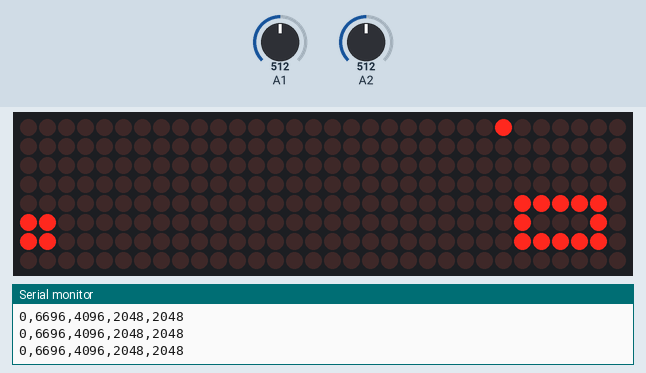
A sketch run on a simulated Arduino Zero (SAMD21). Shown: 32×8 LED matrix, the last lines printed to the serial monitor. The inputs (shaded band) are chosen by the test bench; at power-on: A1 = 512, A2 = 512 (analog values on the 0–1023 scale). Random numbers use the default seed unless the sketch sets one.

Above: at 1.7 s.
1.8 s: A1 set to 772
At 2.17 s:
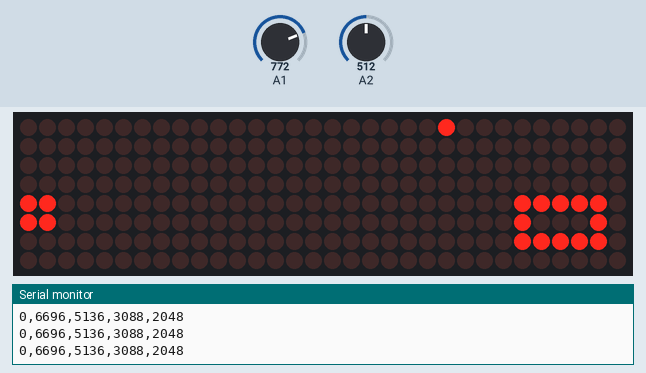
At 2.66 s:
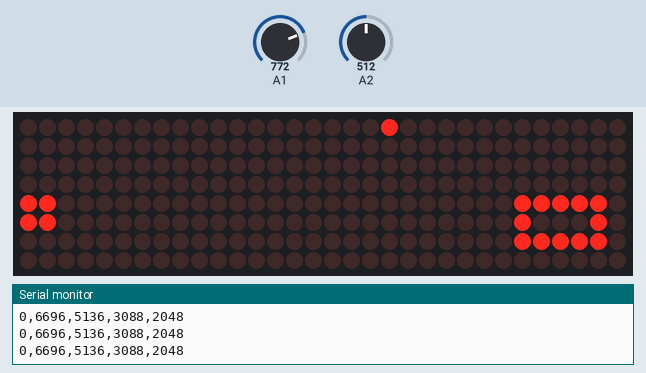
3.7 s: A1 set to 799
At 7.0 s:
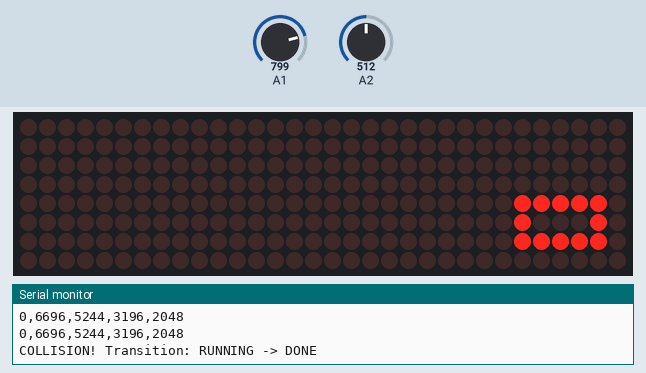

Measured:
- the behaviour switches between 782 and 783 on A1 (found by bisection; images 2 and 3)

The sketch:

Physical-Spaceship-Arcade.ino
```cpp
#include <MD_MAX72xx.h> // https://github.com/MajicDesigns/MD_MAX72XX
#include <SPI.h>

#define HARDWARE_TYPE MD_MAX72XX::FC16_HW
#define DEFAULT_BRIGHTNESS 8 // 0-15
#define MAX_DEVICES 4

#define CLK_PIN   7  // or SCK
#define DATA_PIN  11  // or MOSI
#define CS_PIN    12  // or SS

#define HALL_SENSOR_1 1
#define HALL_SENSOR_2 2

#define WAITING_MIN 5000
#define WAITING_MAX 5500

#define MAX_ASTEROIDS 10
#define TOTAL_COLUMNS (MAX_DEVICES * 8)


MD_MAX72XX mx = MD_MAX72XX(HARDWARE_TYPE, CS_PIN, MAX_DEVICES);

enum State {
  INACTIVE,
  WAITING,
  RUNNING,
  DONE
};

State currentState = WAITING;
uint8_t score = 0;   // 0–99
uint8_t highscore = 0;   // 0–99

// For pulsating effect
unsigned long lastPulseUpdate = 0;
int pulsePhase = 0;
const int pulseDuration = 80; // milliseconds per phase

// Asteroid structure
struct Asteroid {
  float col;      // Column position (0-31)
  int row;      // Row position (0-7)
  float speed;  // Speed in columns per frame
  bool active;  // Is this asteroid active
};

Asteroid asteroids[MAX_ASTEROIDS];
unsigned long lastAsteroidUpdate = 0;
unsigned long lastSpawnTime = 0;
const int asteroidUpdateInterval = 50; // milliseconds
const int minSpawnInterval = 800;      // milliseconds
const int maxSpawnInterval = 2000;     // milliseconds
int nextSpawnInterval = 1000;

// Explosion animation
const int EXPLOSION_FRAMES = 20;
const float EXPLOSION_MAX_RADIUS = 6.5;
int explosionFrame = 0;
unsigned long explosionStartTime = 0;
int explosionRow = 0;
const int explosionDuration = 1500; // milliseconds for full explosion

const uint8_t digitFont[10][5] = { // rotated clockwise
  {0b111, 0b101, 0b101, 0b101, 0b111}, // 0
  {0b001, 0b001, 0b001, 0b001, 0b001}, // 1
  {0b111, 0b001, 0b111, 0b100, 0b111}, // 2
  {0b111, 0b001, 0b011, 0b001, 0b111}, // 3
  {0b101, 0b101, 0b111, 0b001, 0b001}, // 4
  {0b111, 0b100, 0b111, 0b001, 0b111}, // 5
  {0b111, 0b100, 0b111, 0b101, 0b111}, // 6
  {0b111, 0b001, 0b001, 0b001, 0b001}, // 7
  {0b111, 0b101, 0b111, 0b101, 0b111}, // 8
  {0b111, 0b101, 0b111, 0b001, 0b111} //  9
};

const int lut[] = {
  3000,
  3950,
  4930,
  5180,
  5340,
  5580,
  6110,
  6600
};

int linearize(int adc) {
  for (int i = 0; i < 7; i++) {
    if (adc < lut[i+1]) {
      return i;
    }
  }
  return 6;
}

void drawPulsatingColumns() {
  // Create pulsating brightness effect
  unsigned long currentTime = millis();
  if (currentTime - lastPulseUpdate >= pulseDuration) {
    pulsePhase = (pulsePhase + 1) % 11; // 0-15 for smooth pulse
    lastPulseUpdate = currentTime;
  }

  // Calculate brightness (pulse up and down, range 0-8)
  int brightness = pulsePhase < 5 ? pulsePhase : 10 - pulsePhase;

  // Set LED intensity for pulsing effect
  mx.control(MD_MAX72XX::INTENSITY, brightness);

  int LAST_COL = MAX_DEVICES * 8 - 1;

  // Draw two downward chevrons (pointing right when matrix is horizontal)
  // First chevron (full width, 8 rows)
  mx.setColumn(LAST_COL - 7, 0b10000001); // Top and bottom
  mx.setColumn(LAST_COL - 6, 0b01000010); //
  mx.setColumn(LAST_COL - 5, 0b00100100); //
  mx.setColumn(LAST_COL - 4, 0b00011000); // Middle (point)

  // Second chevron
  mx.setColumn(LAST_COL - 12, 0b10000001);
  mx.setColumn(LAST_COL - 11, 0b01000010);
  mx.setColumn(LAST_COL - 10, 0b00100100);
  mx.setColumn(LAST_COL -  9, 0b00011000);

  // Draw full columns (all 8 LEDs on) at the end
  mx.setColumn(LAST_COL, 0xFF);
  mx.setColumn(LAST_COL - 1, 0xFF);
}

void initAsteroids() {
  for (int i = 0; i < MAX_ASTEROIDS; i++) {
    asteroids[i].active = false;
  }
}

void spawnAsteroid() {
  // Find an inactive asteroid slot
  for (int i = 0; i < MAX_ASTEROIDS; i++) {
    if (!asteroids[i].active) {
      asteroids[i].col = 6; // Start at left edge
      asteroids[i].row = random(0, 8); // Random row
      asteroids[i].speed = random(1, 24) / 10.0; // Speed between 0.1 and 2.4 columns/frame
      asteroids[i].active = true;
      break;
    }
  }

  // Set next spawn time randomly
  nextSpawnInterval = random(minSpawnInterval, maxSpawnInterval);
}

void updateAsteroids() {
  for (int i = 0; i < MAX_ASTEROIDS; i++) {
    if (asteroids[i].active) {
      asteroids[i].col += asteroids[i].speed;

      // Deactivate if it goes off screen
      if (asteroids[i].col >= TOTAL_COLUMNS) {
        asteroids[i].active = false;
        // Add to score
        if (currentState == RUNNING && score < 99) {
          score++;
        }
      }
    }
  }
}

void drawAsteroids() {
  for (int i = 0; i < MAX_ASTEROIDS; i++) {
    if (asteroids[i].active) {
      int col = (int)asteroids[i].col;
      if (col >= 0 && col < TOTAL_COLUMNS) {
        mx.setPoint(asteroids[i].row, col, 1);
      }
      if (asteroids[i].speed > 1.2) {
        int ceil_col = ceil(asteroids[i].col);
        if (ceil_col != col && ceil_col >= 0 && ceil_col < TOTAL_COLUMNS) {
          mx.setPoint(asteroids[i].row, ceil_col, 1);
        }
      }
    }
  }
}

bool checkCollision(int shipRow) {
  int shipCol1 = MAX_DEVICES * 8 - 1; // last
  int shipCol2 = MAX_DEVICES * 8 - 2; // one before last

  for (int i = 0; i < MAX_ASTEROIDS; i++) {
    if (asteroids[i].active) {
      int asteroidCol = (int)asteroids[i].col;
      int asteroidRow = asteroids[i].row;

      // Check if asteroid hits the 2x2 ship
      if ((asteroidCol == shipCol1 || asteroidCol == shipCol2) &&
          (asteroidRow == shipRow || asteroidRow == shipRow + 1)) {
        return true;
      }
    }
  }
  return false;
}

void drawExplosion(int centerRow, int frame) {
  int centerCol = TOTAL_COLUMNS - 2; // ship center (between the 2 columns)

  // Normalized progress 0.0 → 1.0
  float t = frame / float(EXPLOSION_FRAMES - 1);

  // Expanding radius with slight ease-out
  float radius = EXPLOSION_MAX_RADIUS * (1.0 - pow(1.0 - t, 2));

  // Core fades after first third
  bool drawCore = frame < EXPLOSION_FRAMES / 3;

  for (int r = 0; r < 8; r++) {
    for (int c = centerCol - 8; c <= centerCol + 8; c++) {
      if (c < 0 || c >= TOTAL_COLUMNS) continue;

      float dx = c - centerCol + 0.5;
      float dy = r - (centerRow + 0.5);
      float dist = sqrt(dx * dx + dy * dy);

      bool on = false;

      // Solid core
      if (drawCore && dist < 1.5) {
        on = true;
      }
      // Main shockwave ring
      else if (abs(dist - radius) < 0.6) {
        on = true;
      }
      // Debris cloud (outer, sparse, noisy)
      else if (dist < radius && dist > radius - 2.0) {
        int debrisChance = 8 + frame; // higher = fewer pixels
        if (((r * 13 + c * 7 + frame * 5) & debrisChance) == 0) {
          on = true;
        }
      }

      if (on) {
        mx.setPoint(r, c, 1);
      }
    }
  }
}

void drawDigit(int digit, int topRow, int leftCol) {
  if (digit < 0 || digit > 9) return;

  // Iterate through the 5 columns of the digit
  for (int col = 0; col < 5; col++) {
    uint8_t colBits = digitFont[digit][col];
    // Iterate through the 3 rows of the digit
    for (int row = 0; row < 3; row++) {
      if (colBits & (1 << (2 - row))) {
        mx.setPoint(topRow + row, leftCol + col, 1);
      }
    }
  }
}

// Draw score vertically at the top-left of the matrix
void drawScore(uint8_t scr) {
  int tens = scr / 10;
  int ones = scr % 10;

  int topRow = 0;    // Start at row 0 (top of matrix)
  int leftCol = 1;   // Start at column 1 (leave 1 column margin)

  if (tens > 0) {
    drawDigit(tens, topRow, leftCol);
  }
  drawDigit(ones, topRow + 4, leftCol); // 3 pixels + 1 spacing = 4 rows down
}

void setup() {
  Serial.begin(115200);
  delay(500);
  Serial.println();

  mx.begin();
  mx.clear();
  mx.control(MD_MAX72XX::INTENSITY, DEFAULT_BRIGHTNESS); // Set brightness (0-15)

  // Configure ADC pins
  analogReadResolution(12); // 12-bit resolution (0-4095)
  pinMode(HALL_SENSOR_1, INPUT);
  pinMode(HALL_SENSOR_2, INPUT);

  // Initialize game
  randomSeed(analogRead(0));
  initAsteroids();
}

void loop() {
  int sensor1Value = analogRead(HALL_SENSOR_1);
  int sensor2Value = analogRead(HALL_SENSOR_2);
  int combinedValue = sensor1Value + sensor2Value;

  unsigned long currentTime = millis();

  // State machine
  switch (currentState) {
    case INACTIVE:
      mx.clear();
      Serial.println("State: INACTIVE");
      break;

    case WAITING:
      mx.clear();
      drawPulsatingColumns();

      // Check if ship has moved out of waiting zone
      if (combinedValue < WAITING_MIN || combinedValue > WAITING_MAX) {
        initAsteroids(); // Reset game
        lastSpawnTime = currentTime;
        mx.control(MD_MAX72XX::INTENSITY, DEFAULT_BRIGHTNESS); // Reset brightness
        currentState = RUNNING;
        Serial.println("Transition: WAITING -> RUNNING");
      }

      Serial.print("State: WAITING | Value: ");
      Serial.println(combinedValue);
      break;

    case RUNNING: {
      // Update asteroids
      if (currentTime - lastAsteroidUpdate >= asteroidUpdateInterval) {
        updateAsteroids();
        lastAsteroidUpdate = currentTime;
      }

      // Spawn new asteroids
      if (currentTime - lastSpawnTime >= nextSpawnInterval) {
        spawnAsteroid();
        lastSpawnTime = currentTime;
      }

      // Get ship position
      int row = 6 - linearize(combinedValue);

      // Check collision
      if (checkCollision(row)) {
        currentState = DONE;
        explosionStartTime = currentTime;
        explosionFrame = 0;
        explosionRow = row;
        Serial.println("COLLISION! Transition: RUNNING -> DONE");
        break;
      }

      // Draw everything
      mx.clear();
      drawScore(score);
      drawAsteroids();

      // Display ship position
      mx.setPoint(row, MAX_DEVICES * 8 - 1, 1);
      mx.setPoint(row + 1, MAX_DEVICES * 8 - 1, 1);
      mx.setPoint(row, MAX_DEVICES * 8 - 2, 1);
      mx.setPoint(row + 1, MAX_DEVICES * 8 - 2, 1);

      Serial.print("0,6696,"); // 4095
      Serial.print(sensor1Value + sensor2Value);
      Serial.print(",");
      Serial.print(sensor1Value);
      Serial.print(",");
      Serial.println(sensor2Value);
      break;
    }

    case DONE:
      // Explosion animation
      unsigned long elapsed = currentTime - explosionStartTime;
      explosionFrame = min(EXPLOSION_FRAMES - 1, (int)(elapsed < 600 ? elapsed / 70 : elapsed / 130));

      mx.clear();
      drawScore(score);
      // TODO: Also display highscore at some point

      if (explosionFrame < 19) {
        mx.control(MD_MAX72XX::INTENSITY, explosionFrame < 3 ? 15 : DEFAULT_BRIGHTNESS);
        drawExplosion(explosionRow, explosionFrame);
      } else if (explosionFrame < 26) {
        mx.control(MD_MAX72XX::INTENSITY, 25 - explosionFrame); // Reset brightness
        explosionFrame++;
      } else {
        // Display some completion pattern
        mx.clear();
      }

      if (millis() - explosionStartTime > 6000) {
        // Restart the game after a while
        if (score > highscore) {
          highscore = score;
        }
        score = 0;
        currentState = WAITING;
      }

      // Serial.println("State: DONE - Game Over!");
      break;
  }

  delay(50);
}
```
